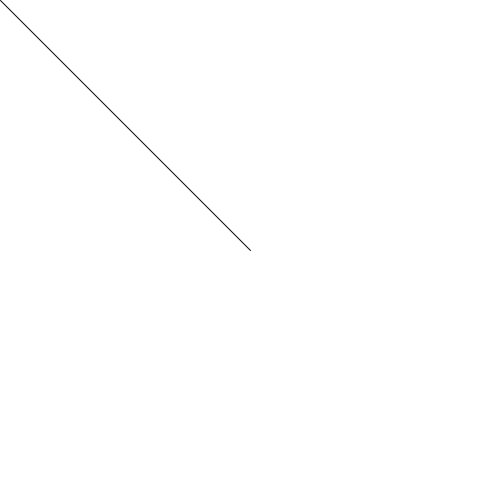
Frame 1 (no input)
Frame 60 (the mouse pressed at the canvas centre just before this capture): identical to frame 1, image omitted
Frame 120 (the mouse held since frame 60 and released just before this capture): blank canvas, image omitted

The Processing sketch that drew this single still picture (run headless with seeded random() and noise(); from frame 60 on, the mouse is pressed at the canvas centre):

// Processing sketch: sketch_7quesito
// ── sketch_7quesito.pde
//Aluna: Raissa Ohana Fernandes 

void setup(){
size(500, 500); 
}
  
void draw() {
  background(#FFFFFF);
  stroke(5); 
  int y = height/2; 
  int x = width/2; 
  line(mouseX, mouseY, x, y);
}
